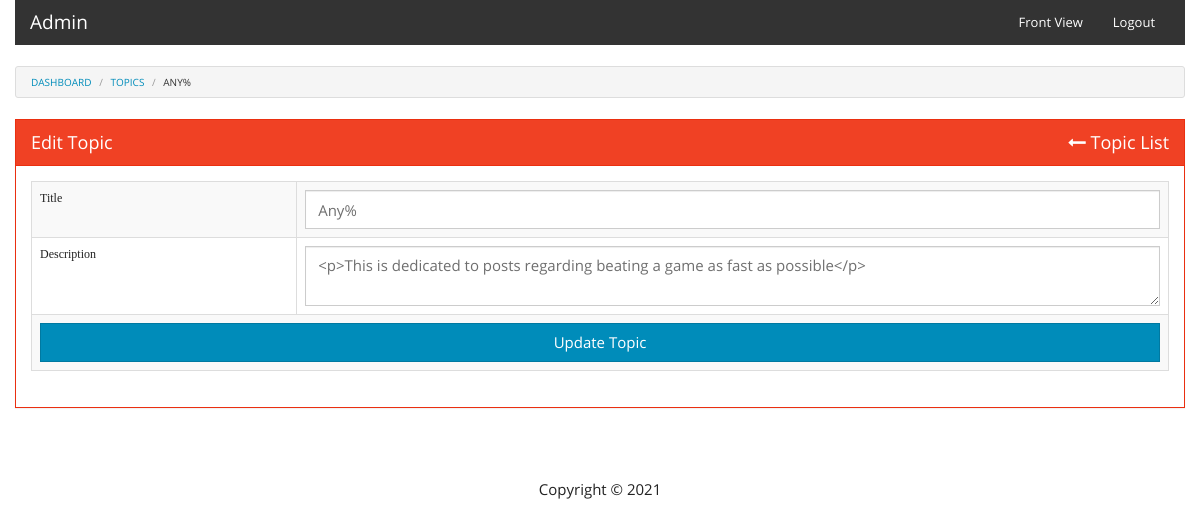
The page /admin/edit-topic.php?topicid=8&title=Any% (signed in) on the database its author committed.
### tables this page shows
CREATE TABLE `topics` (
  `topic_id` int(11) NOT NULL,
  `title` varchar(255) NOT NULL,
  `description` text NOT NULL,
  `added_by` varchar(255) NOT NULL DEFAULT '0',
  `add_time` timestamp NOT NULL DEFAULT current_timestamp() ON UPDATE current_timestamp()
);

### common/functions.php (called while the page is built, shortened)
<?php
$con=mysqli_connect('localhost','root','','forum');
function get_topic_by_id($id){
	$res=array();
	global $con;
	$query=mysqli_query($con,"SELECT * FROM topics WHERE topic_id='$id' ORDER BY topic_id DESC");
	if(mysqli_num_rows($query)>0){
		$res['totalResult']=mysqli_num_rows($query);
		$data=mysqli_fetch_assoc($query);
		$res['allData']=$data;
	}else{
		$res['totalResult']=mysqli_num_rows($query);
	}
	return $res;
}
?>

### admin/edit-topic.php (the view, shortened to what this page needs)
<?php include('common/header.php'); ?>
<?php
	$currentTitle=$_GET['title'];
	$id=$_GET['topicid'];
?>
<div class="row">
	<ul class="breadcrumb">
		<li><a href="index.php">Dashboard</a></li>
		<li><a href="topics.php">Topics</a></li>
		<li class="active"><?php echo $currentTitle; ?></li>
	</ul>
</div>
<div class="row">
	<?php
		$result=get_topic_by_id($id);
	?>
	<div class="panel panel-danger">
		<div class="panel-heading">Edit Topic <a href="topics.php" class="pull-right white-text"><i class="fa fa-long-arrow-left"></i> Topic List</a></div>
		<div class="panel-body">
			<form action="" method="post">
			<table class="table table-bordered table-striped">
				<?php
					if($result['totalResult']>0){
						?>
						<tr>
							<th>Title</th>
							<td><input type="text" class="form-control" name="topic_title" value="<?php echo $result['allData']['title']; ?>" /></td>
						</tr>
						<tr>
							<th>Description</th>
							<td><textarea class="form-control" name="topic_desc"><?php echo $result['allData']['description']; ?></textarea></td>
						</tr>
						<tr>
							<td colspan="2">
								<input type="submit" name="submit" value="Update Topic" class="btn btn-primary btn-block" />
							</td>
						</tr>
						<?php
					}
				?>
			</table>
			</form>
		</div>
	</div>
</div>
<?php include('common/footer.php'); ?>

### css/style.css (style rules this page uses)
body { font-family: openR; }
ul,ol,li,p,h1,h2,h3,h4,h5,h6 { margin: 0px; padding: 0px; line-height: normal; }
a,a:hover,a:visited,a:link { text-decoration: none; outline: none; }
table tr th { font-family: openSB; font-weight: normal; }
.white-text { color: #fff; }
.panel-heading { font-size: 18px; }

### rows shown on the page
topics: topic_title "Any%", topic_desc "<p>This is dedicated to posts regarding beating a game as fast as possible</p>"

### other values the page prints
$currentTitle "ANY%"
